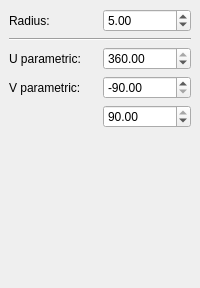
        <widget class="QWidget" name="Page4_sphere">
         <layout class="QGridLayout">
          <property name="margin">
           <number>9</number>
          </property>
          <property name="spacing">
           <number>6</number>
          </property>
          <item row="1" column="0">
           <widget class="Line" name="line">
            <property name="frameShape">
             <enum>QFrame::HLine</enum>
            </property>
            <property name="frameShadow">
             <enum>QFrame::Sunken</enum>
            </property>
           </widget>
          </item>
          <item row="2" column="0">
           <layout class="QGridLayout">
            <property name="margin">
             <number>0</number>
            </property>
            <property name="spacing">
             <number>6</number>
            </property>
            <item row="0" column="0">
             <widget class="QLabel" name="label_3">
              <property name="text">
               <string>U parametric:</string>
              </property>
             </widget>
            </item>
            <item row="2" column="0">
             <spacer>
              <property name="orientation">
               <enum>Qt::Horizontal</enum>
              </property>
              <property name="sizeType">
               <enum>QSizePolicy::Preferred</enum>
              </property>
              <property name="sizeHint" stdset="0">
               <size>
                <width>81</width>
                <height>20</height>
               </size>
              </property>
             </spacer>
            </item>
            <item row="1" column="1">
             <widget class="QDoubleSpinBox" name="sphereAngle1">
              <property name="minimum">
               <double>-90.000000000000000</double>
              </property>
              <property name="maximum">
               <double>90.000000000000000</double>
              </property>
              <property name="value">
               <double>-90.000000000000000</double>
              </property>
             </widget>
            </item>
            <item row="1" column="0">
             <widget class="QLabel" name="label_2">
              <property name="text">
               <string>V parametric:</string>
              </property>
             </widget>
            </item>
            <item row="2" column="1">
             <widget class="QDoubleSpinBox" name="sphereAngle2">
              <property name="minimum">
               <double>-90.000000000000000</double>
              </property>
              <property name="maximum">
               <double>90.000000000000000</double>
              </property>
              <property name="value">
               <double>90.000000000000000</double>
              </property>
             </widget>
            </item>
            <item row="0" column="1">
             <widget class="QDoubleSpinBox" name="sphereAngle3">
              <property name="maximum">
               <double>360.000000000000000</double>
              </property>
              <property name="value">
               <double>360.000000000000000</double>
              </property>
             </widget>
            </item>
           </layout>
          </item>
          <item row="3" column="0">
           <spacer>
            <property name="orientation">
             <enum>Qt::Vertical</enum>
            </property>
            <property name="sizeType">
             <enum>QSizePolicy::Expanding</enum>
            </property>
            <property name="sizeHint" stdset="0">
             <size>
              <width>21</width>
              <height>151</height>
             </size>
            </property>
           </spacer>
          </item>
          <item row="0" column="0">
           <layout class="QHBoxLayout">
            <property name="spacing">
             <number>6</number>
            </property>
            <property name="margin">
             <number>0</number>
            </property>
            <item>
             <widget class="QLabel" name="textLabel14">
              <property name="text">
               <string>Radius:</string>
              </property>
             </widget>
            </item>
            <item>
             <widget class="QDoubleSpinBox" name="sphereRadius">
              <property name="maximum">
               <double>1000.000000000000000</double>
              </property>
              <property name="value">
               <double>5.000000000000000</double>
              </property>
             </widget>
            </item>
           </layout>
          </item>
         </layout>
        </widget>
